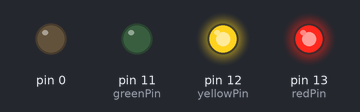
A sketch run on a simulated Arduino Uno, built with avr-gcc and run on an emulated ATmega328P. Parts: output pins drawn as LEDs (lit = HIGH).

Above: at 3.0 s.
At 6.5 s:
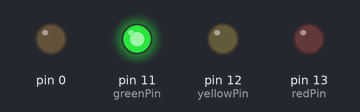
At 9.2 s:
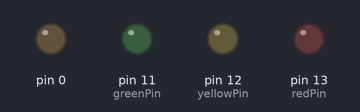
At 9.9 s:
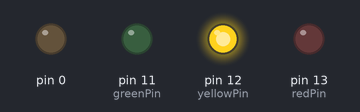
At 12.9 s:
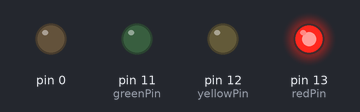
Timing chart, 0 to 19.4 s (numbered marks = the images above):
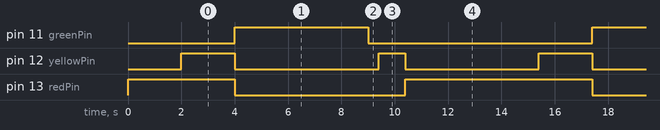

Measured:
- by itself, pin 11 (greenPin): alternates HIGH for 5.0 s and LOW for 8.4 s
- by itself, pin 12 (yellowPin): repeats every 13.4 s: LOW 5.4 s, HIGH 1.0 s, LOW 5.0 s, HIGH 2.0 s
- by itself, pin 13 (redPin): alternates HIGH for 7.0 s and LOW for 6.4 s

The sketch:

traffic_light_simulation.ino
```cpp
//Simulate a traffic light system
//1 resistor and 3 LEDS pinned to 11,12,13
int redPin=13;
int yellowPin=12;
int greenPin=11;
int pins []={redPin,yellowPin,greenPin};
bool stopCalled = false;
bool goingCalled= false;
void setup()
{
  for(int i=0;i<sizeof(pins);i++){
    pinMode(pins[i],OUTPUT);
  }
  switchHigh(redPin,2000);
}
void switchHigh(int ledPin, int delayValue)
{
  digitalWrite(ledPin, HIGH);
  delay(delayValue);
}
void switchLow(int ledPin, int delayValue)
{
  digitalWrite(ledPin, LOW);
  delay(delayValue);
}
void stop()
{
  switchLow(greenPin,400);
  switchHigh(yellowPin,1000);
  switchHigh(redPin,0);
  switchLow(yellowPin,0);
}
void going()
{
  switchHigh(yellowPin,2000);
  switchLow(redPin,0);
  switchLow(yellowPin,0);
  switchHigh(greenPin,0);
}
void loop()
{
  if (!goingCalled) {
    going();
    goingCalled = true;
    stopCalled = false;
    delay(5000);
  }
  if (!stopCalled) {
    stop();
    stopCalled = true;
    goingCalled = false;
    delay(5000);
  }
}
```
